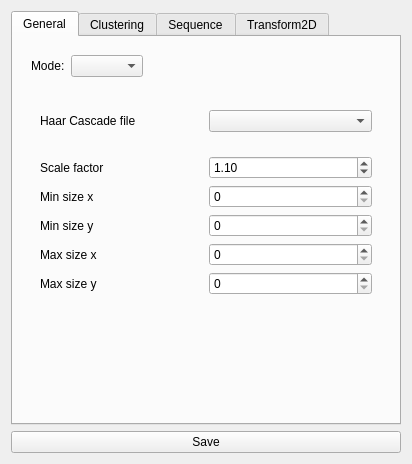
<?xml version="1.0" encoding="UTF-8"?>
<ui version="4.0">
 <class>ProcessWindow</class>
 <widget class="QWidget" name="ProcessWindow">
  <property name="geometry">
   <rect>
    <x>0</x>
    <y>0</y>
    <width>412</width>
    <height>464</height>
   </rect>
  </property>
  <property name="windowTitle">
   <string>Process Parameters</string>
  </property>
  <layout class="QVBoxLayout" name="verticalLayout">
   <item>
    <widget class="QTabWidget" name="tabWidget">
     <property name="currentIndex">
      <number>0</number>
     </property>
     <widget class="QWidget" name="general">
      <attribute name="title">
       <string>General</string>
      </attribute>
      <layout class="QVBoxLayout" name="verticalLayout_2">
       <item>
        <widget class="QWidget" name="widget" native="true">
         <layout class="QHBoxLayout" name="horizontalLayout">
          <item>
           <widget class="QLabel" name="label">
            <property name="text">
             <string>Mode:</string>
            </property>
           </widget>
          </item>
          <item>
           <widget class="QComboBox" name="modeBox"/>
          </item>
          <item>
           <spacer name="horizontalSpacer">
            <property name="orientation">
             <enum>Qt::Horizontal</enum>
            </property>
            <property name="sizeHint" stdset="0">
             <size>
              <width>40</width>
              <height>20</height>
             </size>
            </property>
           </spacer>
          </item>
         </layout>
        </widget>
       </item>
       <item>
        <widget class="QStackedWidget" name="modesWidget">
         <property name="currentIndex">
          <number>3</number>
         </property>
         <widget class="QWidget" name="none"/>
         <widget class="QWidget" name="color">
          <layout class="QVBoxLayout" name="verticalLayout_6">
           <item>
            <widget class="QWidget" name="widget_5" native="true">
             <layout class="QVBoxLayout" name="verticalLayout_5">
              <item>
               <widget class="QCheckBox" name="colorInvertCheck">
                <property name="text">
                 <string>Invert</string>
                </property>
               </widget>
              </item>
             </layout>
            </widget>
           </item>
           <item>
            <widget class="QWidget" name="widget_6" native="true">
             <layout class="QGridLayout" name="gridLayout_3">
              <item row="0" column="0">
               <widget class="QLabel" name="label_2">
                <property name="text">
                 <string>Hmin</string>
                </property>
               </widget>
              </item>
              <item row="0" column="1">
               <widget class="QSlider" name="colorHminSlider">
                <property name="maximum">
                 <number>255</number>
                </property>
                <property name="orientation">
                 <enum>Qt::Horizontal</enum>
                </property>
               </widget>
              </item>
              <item row="0" column="2">
               <widget class="QLabel" name="colorHminLabel">
                <property name="text">
                 <string>0</string>
                </property>
               </widget>
              </item>
              <item row="1" column="0">
               <widget class="QLabel" name="label_3">
                <property name="text">
                 <string>Hmax</string>
                </property>
               </widget>
              </item>
              <item row="1" column="1">
               <widget class="QSlider" name="colorHmaxSlider">
                <property name="maximum">
                 <number>255</number>
                </property>
                <property name="orientation">
                 <enum>Qt::Horizontal</enum>
                </property>
               </widget>
              </item>
              <item row="1" column="2">
               <widget class="QLabel" name="colorHmaxLabel">
                <property name="text">
                 <string>0</string>
                </property>
               </widget>
              </item>
              <item row="2" column="0">
               <widget class="QLabel" name="label_6">
                <property name="text">
                 <string>Smin</string>
                </property>
               </widget>
              </item>
              <item row="2" column="1">
               <widget class="QSlider" name="colorSminSlider">
                <property name="maximum">
                 <number>255</number>
                </property>
                <property name="orientation">
                 <enum>Qt::Horizontal</enum>
                </property>
               </widget>
              </item>
              <item row="2" column="2">
               <widget class="QLabel" name="colorSminLabel">
                <property name="text">
                 <string>0</string>
                </property>
               </widget>
              </item>
              <item row="3" column="0">
               <widget class="QLabel" name="label_7">
                <property name="text">
                 <string>Smax</string>
                </property>
               </widget>
              </item>
              <item row="3" column="1">
               <widget class="QSlider" name="colorSmaxSlider">
                <property name="maximum">
                 <number>255</number>
                </property>
                <property name="orientation">
                 <enum>Qt::Horizontal</enum>
                </property>
               </widget>
              </item>
              <item row="3" column="2">
               <widget class="QLabel" name="colorSmaxLabel">
                <property name="text">
                 <string>0</string>
                </property>
               </widget>
              </item>
              <item row="4" column="0">
               <widget class="QLabel" name="label_4">
                <property name="text">
                 <string>Vmin</string>
                </property>
               </widget>
              </item>
              <item row="4" column="1">
               <widget class="QSlider" name="colorVminSlider">
                <property name="maximum">
                 <number>255</number>
                </property>
                <property name="orientation">
                 <enum>Qt::Horizontal</enum>
                </property>
               </widget>
              </item>
              <item row="4" column="2">
               <widget class="QLabel" name="colorVminLabel">
                <property name="text">
                 <string>0</string>
                </property>
               </widget>
              </item>
              <item row="5" column="0">
               <widget class="QLabel" name="label_5">
                <property name="text">
                 <string>Vmax</string>
                </property>
               </widget>
              </item>
              <item row="5" column="1">
               <widget class="QSlider" name="colorVmaxSlider">
                <property name="maximum">
                 <number>255</number>
                </property>
                <property name="orientation">
                 <enum>Qt::Horizontal</enum>
                </property>
               </widget>
              </item>
              <item row="5" column="2">
               <widget class="QLabel" name="colorVmaxLabel">
                <property name="text">
                 <string>0</string>
                </property>
               </widget>
              </item>
             </layout>
            </widget>
           </item>
           <item>
            <spacer name="verticalSpacer_3">
             <property name="orientation">
              <enum>Qt::Vertical</enum>
             </property>
             <property name="sizeHint" stdset="0">
              <size>
               <width>20</width>
               <height>119</height>
              </size>
             </property>
            </spacer>
           </item>
          </layout>
         </widget>
         <widget class="QWidget" name="motion">
          <layout class="QVBoxLayout" name="verticalLayout_4">
           <item>
            <widget class="QWidget" name="widget_4" native="true">
             <layout class="QHBoxLayout" name="horizontalLayout_3">
              <item>
               <widget class="QLabel" name="label_14">
                <property name="text">
                 <string>Sensitivity</string>
                </property>
               </widget>
              </item>
              <item>
               <widget class="QSlider" name="motionSensitivitySlider">
                <property name="maximum">
                 <number>999</number>
                </property>
                <property name="orientation">
                 <enum>Qt::Horizontal</enum>
                </property>
               </widget>
              </item>
              <item>
               <widget class="QLabel" name="motionSensitivityLabel">
                <property name="text">
                 <string>0</string>
                </property>
               </widget>
              </item>
             </layout>
            </widget>
           </item>
           <item>
            <spacer name="verticalSpacer_2">
             <property name="orientation">
              <enum>Qt::Vertical</enum>
             </property>
             <property name="sizeHint" stdset="0">
              <size>
               <width>20</width>
               <height>217</height>
              </size>
             </property>
            </spacer>
           </item>
          </layout>
         </widget>
         <widget class="QWidget" name="haar">
          <layout class="QVBoxLayout" name="verticalLayout_3">
           <item>
            <widget class="QWidget" name="widget_2" native="true">
             <layout class="QHBoxLayout" name="horizontalLayout_2">
              <item>
               <widget class="QLabel" name="label_8">
                <property name="text">
                 <string>Haar Cascade file</string>
                </property>
               </widget>
              </item>
              <item>
               <widget class="QComboBox" name="haarFileCombo"/>
              </item>
             </layout>
            </widget>
           </item>
           <item>
            <widget class="QWidget" name="widget_3" native="true">
             <layout class="QGridLayout" name="gridLayout">
              <item row="0" column="0">
               <widget class="QLabel" name="label_9">
                <property name="text">
                 <string>Scale factor</string>
                </property>
               </widget>
              </item>
              <item row="0" column="1">
               <widget class="QDoubleSpinBox" name="haarScaleDoubleSpin">
                <property name="minimum">
                 <double>1.000000000000000</double>
                </property>
                <property name="singleStep">
                 <double>0.050000000000000</double>
                </property>
                <property name="value">
                 <double>1.100000000000000</double>
                </property>
               </widget>
              </item>
              <item row="1" column="0">
               <widget class="QLabel" name="label_10">
                <property name="text">
                 <string>Min size x</string>
                </property>
               </widget>
              </item>
              <item row="1" column="1">
               <widget class="QSpinBox" name="haarMinXSpin">
                <property name="maximum">
                 <number>999</number>
                </property>
               </widget>
              </item>
              <item row="2" column="0">
               <widget class="QLabel" name="label_11">
                <property name="text">
                 <string>Min size y</string>
                </property>
               </widget>
              </item>
              <item row="2" column="1">
               <widget class="QSpinBox" name="haarMinYSpin">
                <property name="maximum">
                 <number>999</number>
                </property>
               </widget>
              </item>
              <item row="3" column="0">
               <widget class="QLabel" name="label_12">
                <property name="text">
                 <string>Max size x</string>
                </property>
               </widget>
              </item>
              <item row="3" column="1">
               <widget class="QSpinBox" name="haarMaxXSpin">
                <property name="maximum">
                 <number>999</number>
                </property>
               </widget>
              </item>
              <item row="4" column="0">
               <widget class="QLabel" name="label_13">
                <property name="text">
                 <string>Max size y</string>
                </property>
               </widget>
              </item>
              <item row="4" column="1">
               <widget class="QSpinBox" name="haarMaxYSpin">
                <property name="maximum">
                 <number>999</number>
                </property>
               </widget>
              </item>
             </layout>
            </widget>
           </item>
           <item>
            <spacer name="verticalSpacer">
             <property name="orientation">
              <enum>Qt::Vertical</enum>
             </property>
             <property name="sizeHint" stdset="0">
              <size>
               <width>20</width>
               <height>40</height>
              </size>
             </property>
            </spacer>
           </item>
          </layout>
         </widget>
         <widget class="QWidget" name="contour"/>
         <widget class="QWidget" name="houghCircle">
          <layout class="QVBoxLayout" name="verticalLayout_8">
           <item>
            <widget class="QWidget" name="widget_7" native="true">
             <layout class="QVBoxLayout" name="verticalLayout_9">
              <item>
               <widget class="QWidget" name="widget_9" native="true">
                <layout class="QHBoxLayout" name="horizontalLayout_4">
                 <property name="spacing">
                  <number>6</number>
                 </property>
                 <property name="leftMargin">
                  <number>0</number>
                 </property>
                 <property name="topMargin">
                  <number>0</number>
                 </property>
                 <property name="rightMargin">
                  <number>0</number>
                 </property>
                 <property name="bottomMargin">
                  <number>0</number>
                 </property>
                 <item>
                  <widget class="QWidget" name="widget_8" native="true">
                   <layout class="QGridLayout" name="gridLayout_5">
                    <item row="0" column="0">
                     <widget class="QLabel" name="label_20">
                      <property name="text">
                       <string>Inverse ratio</string>
                      </property>
                     </widget>
                    </item>
                    <item row="0" column="1">
                     <widget class="QDoubleSpinBox" name="houghCirclesInverceRatioDoubleSpin">
                      <property name="minimum">
                       <double>1.000000000000000</double>
                      </property>
                      <property name="maximum">
                       <double>100.000000000000000</double>
                      </property>
                      <property name="value">
                       <double>1.000000000000000</double>
                      </property>
                     </widget>
                    </item>
                    <item row="1" column="0">
                     <widget class="QLabel" name="label_21">
                      <property name="text">
                       <string>Min Distance</string>
                      </property>
                     </widget>
                    </item>
                    <item row="1" column="1">
                     <widget class="QSpinBox" name="houghCirclesMinDistanceSpin">
                      <property name="minimum">
                       <number>1</number>
                      </property>
                      <property name="maximum">
                       <number>1000</number>
                      </property>
                      <property name="value">
                       <number>1</number>
                      </property>
                     </widget>
                    </item>
                    <item row="2" column="0">
                     <widget class="QLabel" name="label_24">
                      <property name="text">
                       <string>Min Radius</string>
                      </property>
                     </widget>
                    </item>
                    <item row="2" column="1">
                     <widget class="QSpinBox" name="houghCirclesMinRadiusSpin">
                      <property name="minimum">
                       <number>0</number>
                      </property>
                      <property name="maximum">
                       <number>1000</number>
                      </property>
                      <property name="value">
                       <number>0</number>
                      </property>
                     </widget>
                    </item>
                    <item row="3" column="0">
                     <widget class="QLabel" name="label_25">
                      <property name="text">
                       <string>Max Radius</string>
                      </property>
                     </widget>
                    </item>
                    <item row="3" column="1">
                     <widget class="QSpinBox" name="houghCirclesMaxRadiusSpin">
                      <property name="minimum">
                       <number>0</number>
                      </property>
                      <property name="maximum">
                       <number>1000</number>
                      </property>
                      <property name="value">
                       <number>0</number>
                      </property>
                     </widget>
                    </item>
                   </layout>
                  </widget>
                 </item>
                 <item>
                  <spacer name="horizontalSpacer_2">
                   <property name="orientation">
                    <enum>Qt::Horizontal</enum>
                   </property>
                   <property name="sizeHint" stdset="0">
                    <size>
                     <width>184</width>
                     <height>20</height>
                    </size>
                   </property>
                  </spacer>
                 </item>
                </layout>
               </widget>
              </item>
              <item>
               <widget class="QWidget" name="widget_10" native="true">
                <layout class="QGridLayout" name="gridLayout_6">
                 <item row="0" column="0">
                  <widget class="QLabel" name="label_22">
                   <property name="text">
                    <string>Param1</string>
                   </property>
                  </widget>
                 </item>
                 <item row="0" column="1">
                  <widget class="QSlider" name="houghCirclesParam1Slider">
                   <property name="minimum">
                    <number>1</number>
                   </property>
                   <property name="maximum">
                    <number>1000</number>
                   </property>
                   <property name="orientation">
                    <enum>Qt::Horizontal</enum>
                   </property>
                  </widget>
                 </item>
                 <item row="0" column="2">
                  <widget class="QLabel" name="houghCirclesParam1Label">
                   <property name="text">
                    <string>1</string>
                   </property>
                  </widget>
                 </item>
                 <item row="1" column="0">
                  <widget class="QLabel" name="label_23">
                   <property name="text">
                    <string>Param2</string>
                   </property>
                  </widget>
                 </item>
                 <item row="1" column="1">
                  <widget class="QSlider" name="houghCirclesParam2Slider">
                   <property name="minimum">
                    <number>1</number>
                   </property>
                   <property name="maximum">
                    <number>1000</number>
                   </property>
                   <property name="orientation">
                    <enum>Qt::Horizontal</enum>
                   </property>
                  </widget>
                 </item>
                 <item row="1" column="2">
                  <widget class="QLabel" name="houghCirclesParam2Label">
                   <property name="text">
                    <string>1</string>
                   </property>
                  </widget>
                 </item>
                </layout>
               </widget>
              </item>
              <item>
               <spacer name="verticalSpacer_5">
                <property name="orientation">
                 <enum>Qt::Vertical</enum>
                </property>
                <property name="sizeHint" stdset="0">
                 <size>
                  <width>20</width>
                  <height>100</height>
                 </size>
                </property>
               </spacer>
              </item>
             </layout>
            </widget>
           </item>
          </layout>
         </widget>
        </widget>
       </item>
      </layout>
     </widget>
     <widget class="QWidget" name="tab">
      <attribute name="title">
       <string>Clustering</string>
      </attribute>
      <layout class="QVBoxLayout" name="verticalLayout_11">
       <item>
        <widget class="QWidget" name="widget_14" native="true">
         <layout class="QHBoxLayout" name="horizontalLayout_6">
          <item>
           <widget class="QLabel" name="label_40">
            <property name="text">
             <string>Mode:</string>
            </property>
           </widget>
          </item>
          <item>
           <widget class="QComboBox" name="clusterModeBox"/>
          </item>
          <item>
           <spacer name="horizontalSpacer_3">
            <property name="orientation">
             <enum>Qt::Horizontal</enum>
            </property>
            <property name="sizeHint" stdset="0">
             <size>
              <width>40</width>
              <height>20</height>
             </size>
            </property>
           </spacer>
          </item>
         </layout>
        </widget>
       </item>
       <item>
        <widget class="QGroupBox" name="groupBox_4">
         <property name="title">
          <string>Simple</string>
         </property>
         <layout class="QGridLayout" name="gridLayout_9">
          <item row="0" column="0">
           <widget class="QLabel" name="label_37">
            <property name="text">
             <string>Distance</string>
            </property>
           </widget>
          </item>
          <item row="0" column="1">
           <widget class="QSpinBox" name="clusterSimpleDistanceSpin">
            <property name="minimum">
             <number>1</number>
            </property>
            <property name="value">
             <number>1</number>
            </property>
           </widget>
          </item>
          <item row="1" column="0">
           <widget class="QLabel" name="label_38">
            <property name="text">
             <string>Limit</string>
            </property>
           </widget>
          </item>
          <item row="1" column="1">
           <widget class="QSpinBox" name="clusterSimpleLimitSpin"/>
          </item>
          <item row="2" column="0">
           <widget class="QLabel" name="label_39">
            <property name="text">
             <string>Density</string>
            </property>
           </widget>
          </item>
          <item row="2" column="1">
           <widget class="QSpinBox" name="clusterSimpleDensitySpin"/>
          </item>
         </layout>
        </widget>
       </item>
       <item>
        <widget class="QGroupBox" name="groupBox">
         <property name="title">
          <string>Table</string>
         </property>
         <layout class="QGridLayout" name="gridLayout_2">
          <item row="0" column="0">
           <widget class="QLabel" name="label_15">
            <property name="text">
             <string>Cell width</string>
            </property>
           </widget>
          </item>
          <item row="0" column="1">
           <widget class="QSpinBox" name="clusterTableWidthSpin">
            <property name="minimum">
             <number>1</number>
            </property>
           </widget>
          </item>
          <item row="1" column="0">
           <widget class="QLabel" name="label_16">
            <property name="text">
             <string>Cell height</string>
            </property>
           </widget>
          </item>
          <item row="1" column="1">
           <widget class="QSpinBox" name="clusterTableHeightSpin">
            <property name="minimum">
             <number>1</number>
            </property>
           </widget>
          </item>
          <item row="2" column="0">
           <widget class="QLabel" name="label_17">
            <property name="text">
             <string>Density</string>
            </property>
           </widget>
          </item>
          <item row="2" column="1">
           <widget class="QSpinBox" name="clusterTableDensitySpin">
            <property name="maximum">
             <number>100</number>
            </property>
           </widget>
          </item>
         </layout>
        </widget>
       </item>
       <item>
        <spacer name="verticalSpacer_7">
         <property name="orientation">
          <enum>Qt::Vertical</enum>
         </property>
         <property name="sizeHint" stdset="0">
          <size>
           <width>20</width>
           <height>40</height>
          </size>
         </property>
        </spacer>
       </item>
      </layout>
     </widget>
     <widget class="QWidget" name="sequence">
      <attribute name="title">
       <string>Sequence</string>
      </attribute>
      <layout class="QVBoxLayout" name="verticalLayout_7">
       <item>
        <widget class="QGroupBox" name="groupBox_2">
         <property name="title">
          <string>Sequence Areas</string>
         </property>
         <layout class="QGridLayout" name="gridLayout_4">
          <item row="0" column="0">
           <widget class="QLabel" name="label_18">
            <property name="text">
             <string>Count</string>
            </property>
           </widget>
          </item>
          <item row="0" column="1">
           <widget class="QSpinBox" name="seqAreaCountSpin"/>
          </item>
          <item row="1" column="0">
           <widget class="QLabel" name="label_19">
            <property name="text">
             <string>Lenght limit</string>
            </property>
           </widget>
          </item>
          <item row="1" column="1">
           <widget class="QDoubleSpinBox" name="seqAreaLenghtLimitDoubleSpin">
            <property name="maximum">
             <double>1000.000000000000000</double>
            </property>
           </widget>
          </item>
         </layout>
        </widget>
       </item>
       <item>
        <widget class="QGroupBox" name="groupBox_3">
         <property name="title">
          <string>Sequence Filter</string>
         </property>
         <layout class="QGridLayout" name="gridLayout_8">
          <item row="0" column="0">
           <widget class="QLabel" name="label_36">
            <property name="text">
             <string>Buffer Size</string>
            </property>
           </widget>
          </item>
          <item row="0" column="1">
           <widget class="QSpinBox" name="filterSeqAreaBufferSizeSpin">
            <property name="maximum">
             <number>5</number>
            </property>
           </widget>
          </item>
         </layout>
        </widget>
       </item>
       <item>
        <spacer name="verticalSpacer_4">
         <property name="orientation">
          <enum>Qt::Vertical</enum>
         </property>
         <property name="sizeHint" stdset="0">
          <size>
           <width>20</width>
           <height>40</height>
          </size>
         </property>
        </spacer>
       </item>
      </layout>
     </widget>
     <widget class="QWidget" name="transform2D">
      <attribute name="title">
       <string>Transform2D</string>
      </attribute>
      <layout class="QVBoxLayout" name="verticalLayout_10">
       <item>
        <widget class="QWidget" name="widget_12" native="true">
         <layout class="QHBoxLayout" name="horizontalLayout_5">
          <property name="leftMargin">
           <number>0</number>
          </property>
          <property name="topMargin">
           <number>0</number>
          </property>
          <property name="rightMargin">
           <number>0</number>
          </property>
          <property name="bottomMargin">
           <number>0</number>
          </property>
          <item>
           <widget class="QWidget" name="widget_11" native="true">
            <layout class="QGridLayout" name="gridLayout_7">
             <item row="0" column="0">
              <widget class="QLabel" name="label_26">
               <property name="text">
                <string>Mx</string>
               </property>
              </widget>
             </item>
             <item row="0" column="1" colspan="2">
              <widget class="QDoubleSpinBox" name="transform2DMxDoubleSpin">
               <property name="minimum">
                <double>-1000.000000000000000</double>
               </property>
               <property name="maximum">
                <double>1000.000000000000000</double>
               </property>
               <property name="singleStep">
                <double>5.000000000000000</double>
               </property>
              </widget>
             </item>
             <item row="1" column="0">
              <widget class="QLabel" name="label_27">
               <property name="text">
                <string>My</string>
               </property>
              </widget>
             </item>
             <item row="1" column="1" colspan="2">
              <widget class="QDoubleSpinBox" name="transform2DMyDoubleSpin">
               <property name="minimum">
                <double>-1000.000000000000000</double>
               </property>
               <property name="maximum">
                <double>1000.000000000000000</double>
               </property>
               <property name="singleStep">
                <double>5.000000000000000</double>
               </property>
              </widget>
             </item>
             <item row="2" column="0">
              <widget class="QLabel" name="label_28">
               <property name="text">
                <string>Sx</string>
               </property>
              </widget>
             </item>
             <item row="2" column="1" colspan="2">
              <widget class="QDoubleSpinBox" name="transform2DSxDoubleSpin">
               <property name="decimals">
                <number>3</number>
               </property>
               <property name="singleStep">
                <double>0.010000000000000</double>
               </property>
               <property name="value">
                <double>1.000000000000000</double>
               </property>
              </widget>
             </item>
             <item row="3" column="0">
              <widget class="QLabel" name="label_29">
               <property name="text">
                <string>Sy</string>
               </property>
              </widget>
             </item>
             <item row="3" column="1" colspan="2">
              <widget class="QDoubleSpinBox" name="transform2DSyDoubleSpin">
               <property name="decimals">
                <number>3</number>
               </property>
               <property name="singleStep">
                <double>0.010000000000000</double>
               </property>
               <property name="value">
                <double>1.000000000000000</double>
               </property>
              </widget>
             </item>
             <item row="4" column="0">
              <widget class="QLabel" name="label_30">
               <property name="text">
                <string>Theta</string>
               </property>
              </widget>
             </item>
             <item row="4" column="1" colspan="2">
              <widget class="QDoubleSpinBox" name="transform2DThetaDoubleSpin">
               <property name="minimum">
                <double>-10.000000000000000</double>
               </property>
               <property name="maximum">
                <double>10.000000000000000</double>
               </property>
               <property name="singleStep">
                <double>0.010000000000000</double>
               </property>
              </widget>
             </item>
             <item row="5" column="0">
              <widget class="QLabel" name="label_31">
               <property name="text">
                <string>H</string>
               </property>
              </widget>
             </item>
             <item row="5" column="1" colspan="2">
              <widget class="QDoubleSpinBox" name="transform2DHDoubleSpin">
               <property name="minimum">
                <double>-10.000000000000000</double>
               </property>
               <property name="maximum">
                <double>10.000000000000000</double>
               </property>
               <property name="singleStep">
                <double>0.010000000000000</double>
               </property>
              </widget>
             </item>
             <item row="6" column="0">
              <widget class="QLabel" name="label_32">
               <property name="text">
                <string>G</string>
               </property>
              </widget>
             </item>
             <item row="6" column="1" colspan="2">
              <widget class="QDoubleSpinBox" name="transform2DGDoubleSpin">
               <property name="minimum">
                <double>-10.000000000000000</double>
               </property>
               <property name="maximum">
                <double>10.000000000000000</double>
               </property>
               <property name="singleStep">
                <double>0.010000000000000</double>
               </property>
              </widget>
             </item>
            </layout>
           </widget>
          </item>
          <item>
           <widget class="QWidget" name="widget_13" native="true">
            <widget class="QDoubleSpinBox" name="transform2DDeepHxDoubleSpin">
             <property name="geometry">
              <rect>
               <x>90</x>
               <y>10</y>
               <width>71</width>
               <height>20</height>
              </rect>
             </property>
             <property name="minimum">
              <double>-1000.000000000000000</double>
             </property>
             <property name="maximum">
              <double>1000.000000000000000</double>
             </property>
            </widget>
            <widget class="QLabel" name="label_35">
             <property name="geometry">
              <rect>
               <x>9</x>
               <y>70</y>
               <width>40</width>
               <height>16</height>
              </rect>
             </property>
             <property name="text">
              <string>Deep Hs</string>
             </property>
            </widget>
            <widget class="QLabel" name="label_34">
             <property name="geometry">
              <rect>
               <x>9</x>
               <y>40</y>
               <width>41</width>
               <height>16</height>
              </rect>
             </property>
             <property name="text">
              <string>Deep Hy</string>
             </property>
            </widget>
            <widget class="QDoubleSpinBox" name="transform2DDeepHsDoubleSpin">
             <property name="geometry">
              <rect>
               <x>90</x>
               <y>70</y>
               <width>71</width>
               <height>20</height>
              </rect>
             </property>
             <property name="decimals">
              <number>5</number>
             </property>
             <property name="minimum">
              <double>-99.989999999999995</double>
             </property>
             <property name="singleStep">
              <double>0.000100000000000</double>
             </property>
            </widget>
            <widget class="QDoubleSpinBox" name="transform2DDeepHyDoubleSpin">
             <property name="geometry">
              <rect>
               <x>90</x>
               <y>40</y>
               <width>71</width>
               <height>20</height>
              </rect>
             </property>
             <property name="minimum">
              <double>-1000.000000000000000</double>
             </property>
             <property name="maximum">
              <double>1000.000000000000000</double>
             </property>
            </widget>
            <widget class="QLabel" name="label_33">
             <property name="geometry">
              <rect>
               <x>9</x>
               <y>10</y>
               <width>41</width>
               <height>16</height>
              </rect>
             </property>
             <property name="text">
              <string>Deep Hx</string>
             </property>
            </widget>
           </widget>
          </item>
         </layout>
        </widget>
       </item>
       <item>
        <spacer name="verticalSpacer_6">
         <property name="orientation">
          <enum>Qt::Vertical</enum>
         </property>
         <property name="sizeHint" stdset="0">
          <size>
           <width>20</width>
           <height>40</height>
          </size>
         </property>
        </spacer>
       </item>
      </layout>
     </widget>
    </widget>
   </item>
   <item>
    <widget class="QPushButton" name="saveButton">
     <property name="text">
      <string>Save</string>
     </property>
    </widget>
   </item>
  </layout>
 </widget>
 <resources/>
 <connections/>
</ui>
